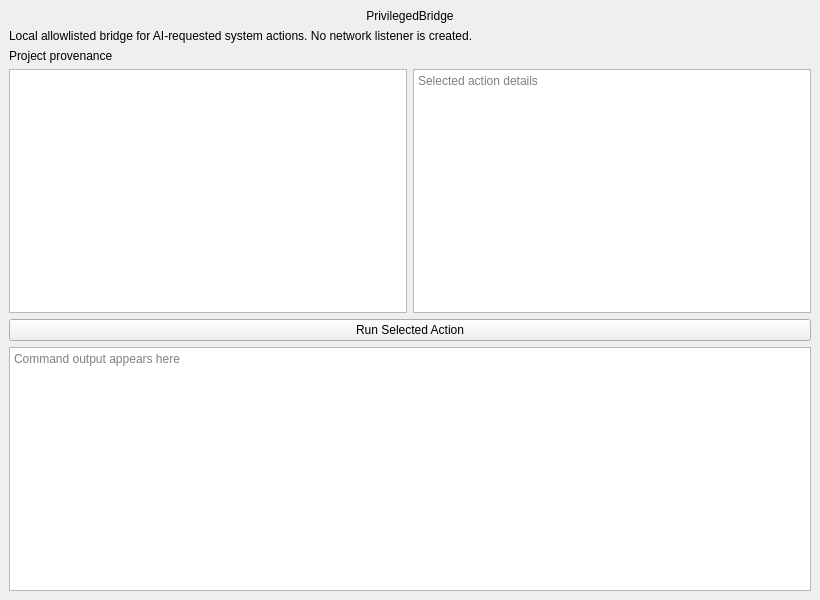
<?xml version="1.0" encoding="UTF-8"?>
<ui version="4.0">
 <class>MainWindow</class>
 <widget class="QMainWindow" name="MainWindow">
  <property name="geometry">
   <rect><x>0</x><y>0</y><width>820</width><height>600</height></rect>
  </property>
  <property name="windowTitle"><string>PrivilegedBridge</string></property>
  <widget class="QWidget" name="centralwidget">
   <layout class="QVBoxLayout" name="verticalLayout">
    <item><widget class="QLabel" name="titleLabel"><property name="text"><string>PrivilegedBridge</string></property><property name="alignment"><set>Qt::AlignmentFlag::AlignCenter</set></property></widget></item>
    <item><widget class="QLabel" name="subtitleLabel"><property name="text"><string>Local allowlisted bridge for AI-requested system actions. No network listener is created.</string></property><property name="wordWrap"><bool>true</bool></property></widget></item>
    <item><widget class="QLabel" name="provenanceLabel"><property name="text"><string>Project provenance</string></property></widget></item>
    <item>
     <layout class="QHBoxLayout" name="contentLayout">
      <item><widget class="QListWidget" name="actionList"><property name="minimumSize"><size><width>280</width><height>220</height></size></property></widget></item>
      <item><widget class="QPlainTextEdit" name="descriptionEdit"><property name="readOnly"><bool>true</bool></property><property name="placeholderText"><string>Selected action details</string></property></widget></item>
     </layout>
    </item>
    <item><widget class="QPushButton" name="runButton"><property name="text"><string>Run Selected Action</string></property></widget></item>
    <item><widget class="QPlainTextEdit" name="outputEdit"><property name="readOnly"><bool>true</bool></property><property name="placeholderText"><string>Command output appears here</string></property></widget></item>
   </layout>
  </widget>
 </widget>
 <resources/>
 <connections/>
</ui>
